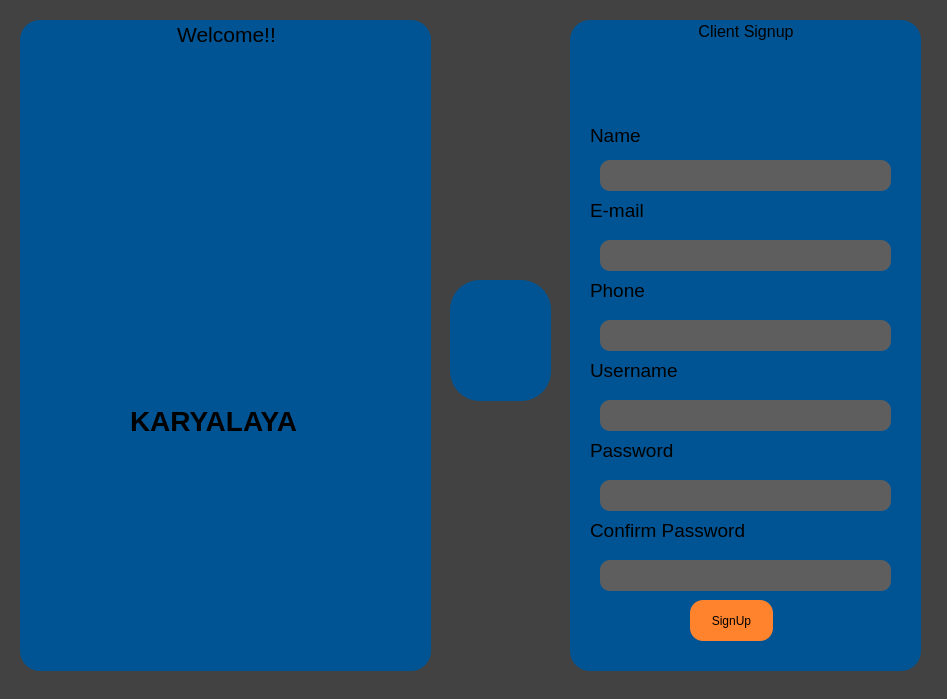
<?xml version="1.0" encoding="UTF-8"?>
<ui version="4.0">
 <class>ClientsignupDialog</class>
 <widget class="QDialog" name="ClientsignupDialog">
  <property name="geometry">
   <rect>
    <x>0</x>
    <y>0</y>
    <width>947</width>
    <height>699</height>
   </rect>
  </property>
  <property name="windowTitle">
   <string>Dialog</string>
  </property>
  <property name="styleSheet">
   <string notr="true">background-color: rgb(66,66,66);</string>
  </property>
  <widget class="QGroupBox" name="groupBox">
   <property name="geometry">
    <rect>
     <x>570</x>
     <y>20</y>
     <width>351</width>
     <height>651</height>
    </rect>
   </property>
   <property name="font">
    <font>
     <pointsize>12</pointsize>
    </font>
   </property>
   <property name="styleSheet">
    <string notr="true">background-color: rgb(0,84, 147);
border-radius:20px</string>
   </property>
   <property name="title">
    <string>Client Signup</string>
   </property>
   <property name="alignment">
    <set>Qt::AlignCenter</set>
   </property>
   <widget class="QLabel" name="label">
    <property name="geometry">
     <rect>
      <x>20</x>
      <y>100</y>
      <width>66</width>
      <height>31</height>
     </rect>
    </property>
    <property name="font">
     <font>
      <pointsize>14</pointsize>
     </font>
    </property>
    <property name="styleSheet">
     <string notr="true">background-color: rgb(0, 84, 147);</string>
    </property>
    <property name="text">
     <string>Name</string>
    </property>
   </widget>
   <widget class="QTextEdit" name="textEdit_clientName">
    <property name="geometry">
     <rect>
      <x>30</x>
      <y>140</y>
      <width>291</width>
      <height>31</height>
     </rect>
    </property>
    <property name="styleSheet">
     <string notr="true">background-color: rgb(94,94,94);
border-radius:10px;</string>
    </property>
   </widget>
   <widget class="QLabel" name="label_2">
    <property name="geometry">
     <rect>
      <x>20</x>
      <y>180</y>
      <width>71</width>
      <height>21</height>
     </rect>
    </property>
    <property name="font">
     <font>
      <pointsize>14</pointsize>
     </font>
    </property>
    <property name="text">
     <string>E-mail</string>
    </property>
   </widget>
   <widget class="QTextEdit" name="textEdit_clientEmail">
    <property name="geometry">
     <rect>
      <x>30</x>
      <y>220</y>
      <width>291</width>
      <height>31</height>
     </rect>
    </property>
    <property name="styleSheet">
     <string notr="true">background-color: rgb(94,94,94);
border-radius:10px;</string>
    </property>
   </widget>
   <widget class="QLabel" name="label_3">
    <property name="geometry">
     <rect>
      <x>20</x>
      <y>260</y>
      <width>63</width>
      <height>20</height>
     </rect>
    </property>
    <property name="font">
     <font>
      <pointsize>14</pointsize>
     </font>
    </property>
    <property name="text">
     <string>Phone </string>
    </property>
   </widget>
   <widget class="QTextEdit" name="textEdit_clientPhone">
    <property name="geometry">
     <rect>
      <x>30</x>
      <y>300</y>
      <width>291</width>
      <height>31</height>
     </rect>
    </property>
    <property name="styleSheet">
     <string notr="true">background-color: rgb(94,94,94);
border-radius:10px;</string>
    </property>
   </widget>
   <widget class="QLabel" name="label_4">
    <property name="geometry">
     <rect>
      <x>20</x>
      <y>340</y>
      <width>111</width>
      <height>21</height>
     </rect>
    </property>
    <property name="font">
     <font>
      <pointsize>14</pointsize>
     </font>
    </property>
    <property name="text">
     <string>Username</string>
    </property>
   </widget>
   <widget class="QTextEdit" name="textEdit_clientUsername">
    <property name="geometry">
     <rect>
      <x>30</x>
      <y>380</y>
      <width>291</width>
      <height>31</height>
     </rect>
    </property>
    <property name="styleSheet">
     <string notr="true">background-color: rgb(94,94,94);
border-radius:10px;</string>
    </property>
   </widget>
   <widget class="QLabel" name="label_5">
    <property name="geometry">
     <rect>
      <x>20</x>
      <y>420</y>
      <width>111</width>
      <height>21</height>
     </rect>
    </property>
    <property name="font">
     <font>
      <pointsize>14</pointsize>
     </font>
    </property>
    <property name="text">
     <string>Password</string>
    </property>
   </widget>
   <widget class="QTextEdit" name="textEdit_clientPassword">
    <property name="geometry">
     <rect>
      <x>30</x>
      <y>460</y>
      <width>291</width>
      <height>31</height>
     </rect>
    </property>
    <property name="styleSheet">
     <string notr="true">background-color: rgb(94,94,94);
font: 9pt &quot;Segoe UI&quot;;
border-radius:10px;</string>
    </property>
   </widget>
   <widget class="QLabel" name="label_6">
    <property name="geometry">
     <rect>
      <x>20</x>
      <y>500</y>
      <width>191</width>
      <height>21</height>
     </rect>
    </property>
    <property name="font">
     <font>
      <pointsize>14</pointsize>
     </font>
    </property>
    <property name="text">
     <string>Confirm Password</string>
    </property>
   </widget>
   <widget class="QTextEdit" name="textEdit_clientConfirmPassword">
    <property name="geometry">
     <rect>
      <x>30</x>
      <y>540</y>
      <width>291</width>
      <height>31</height>
     </rect>
    </property>
    <property name="styleSheet">
     <string notr="true">background-color: rgb(94,94,94);
font: 9pt &quot;Segoe UI&quot;;
border-radius:10px;</string>
    </property>
   </widget>
   <widget class="QPushButton" name="pushButton_signup">
    <property name="geometry">
     <rect>
      <x>120</x>
      <y>580</y>
      <width>83</width>
      <height>41</height>
     </rect>
    </property>
    <property name="cursor">
     <cursorShape>OpenHandCursor</cursorShape>
    </property>
    <property name="styleSheet">
     <string notr="true">#pushButton_signup{background-color: rgb(255, 131 ,45);
border-radius:13px;}
#pushButton_signup:hover{backgroundcolor:rgb(0,145,147);}</string>
    </property>
    <property name="text">
     <string>SignUp</string>
    </property>
   </widget>
   <widget class="QLabel" name="label_7">
    <property name="geometry">
     <rect>
      <x>120</x>
      <y>40</y>
      <width>101</width>
      <height>81</height>
     </rect>
    </property>
    <property name="styleSheet">
     <string notr="true">image: url(:/Images/Images/user.png);</string>
    </property>
    <property name="text">
     <string/>
    </property>
   </widget>
  </widget>
  <widget class="QPushButton" name="pushButton_Home">
   <property name="geometry">
    <rect>
     <x>450</x>
     <y>280</y>
     <width>101</width>
     <height>121</height>
    </rect>
   </property>
   <property name="styleSheet">
    <string notr="true">background-color: rgb(0,84, 147);
image: url(:/Images/Images/home .png);
border-radius:30px;</string>
   </property>
   <property name="text">
    <string/>
   </property>
  </widget>
  <widget class="QGroupBox" name="login_2">
   <property name="geometry">
    <rect>
     <x>20</x>
     <y>20</y>
     <width>411</width>
     <height>651</height>
    </rect>
   </property>
   <property name="font">
    <font>
     <pointsize>16</pointsize>
     <bold>false</bold>
    </font>
   </property>
   <property name="styleSheet">
    <string notr="true">border-image: url(:/images/Images/textured-background-white-tone_53876-128610.jpg);
background: rgb(0, 84, 147);
border-radius : 20px;</string>
   </property>
   <property name="inputMethodHints">
    <set>Qt::ImhPreferNumbers</set>
   </property>
   <property name="title">
    <string>Welcome!!</string>
   </property>
   <property name="alignment">
    <set>Qt::AlignCenter</set>
   </property>
   <widget class="QPushButton" name="signupbutton_4">
    <property name="geometry">
     <rect>
      <x>90</x>
      <y>160</y>
      <width>91</width>
      <height>51</height>
     </rect>
    </property>
    <property name="font">
     <font>
      <pointsize>14</pointsize>
      <bold>true</bold>
     </font>
    </property>
    <property name="cursor">
     <cursorShape>PointingHandCursor</cursorShape>
    </property>
    <property name="styleSheet">
     <string notr="true">

#signupbutton{
border-image: url(:/images/Images/signup-2.png);

color:white;
background-color:rgb(255, 131, 45);
border-width:0px;
border-radius:9px;
}
#singupbutton:hover {
background-color:#66c011;
}</string>
    </property>
    <property name="text">
     <string/>
    </property>
   </widget>
   <widget class="QLabel" name="label_16">
    <property name="geometry">
     <rect>
      <x>80</x>
      <y>90</y>
      <width>251</width>
      <height>171</height>
     </rect>
    </property>
    <property name="styleSheet">
     <string notr="true">border-image: url(:/Images/Images/briefcase.png);</string>
    </property>
    <property name="text">
     <string/>
    </property>
   </widget>
   <widget class="QLabel" name="label_17">
    <property name="geometry">
     <rect>
      <x>110</x>
      <y>330</y>
      <width>221</width>
      <height>141</height>
     </rect>
    </property>
    <property name="font">
     <font>
      <pointsize>21</pointsize>
      <bold>true</bold>
     </font>
    </property>
    <property name="text">
     <string>KARYALAYA</string>
    </property>
   </widget>
  </widget>
 </widget>
 <resources/>
 <connections/>
</ui>
